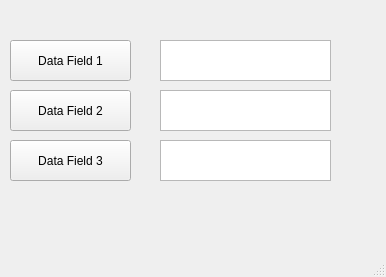
<?xml version="1.0" encoding="UTF-8"?>
<ui version="4.0">
 <class>MainWindow</class>
 <widget class="QMainWindow" name="MainWindow">
  <property name="geometry">
   <rect>
    <x>0</x>
    <y>0</y>
    <width>386</width>
    <height>277</height>
   </rect>
  </property>
  <property name="windowTitle">
   <string>MainWindow</string>
  </property>
  <widget class="QWidget" name="centralwidget">
   <widget class="QTextEdit" name="txtData1">
    <property name="geometry">
     <rect>
      <x>160</x>
      <y>40</y>
      <width>171</width>
      <height>41</height>
     </rect>
    </property>
    <property name="font">
     <font>
      <pointsize>14</pointsize>
     </font>
    </property>
   </widget>
   <widget class="QPushButton" name="btnField1">
    <property name="geometry">
     <rect>
      <x>10</x>
      <y>40</y>
      <width>121</width>
      <height>41</height>
     </rect>
    </property>
    <property name="text">
     <string>Data Field 1</string>
    </property>
   </widget>
   <widget class="QPushButton" name="btnField2">
    <property name="geometry">
     <rect>
      <x>10</x>
      <y>90</y>
      <width>121</width>
      <height>41</height>
     </rect>
    </property>
    <property name="text">
     <string>Data Field 2</string>
    </property>
   </widget>
   <widget class="QTextEdit" name="txtData2">
    <property name="geometry">
     <rect>
      <x>160</x>
      <y>90</y>
      <width>171</width>
      <height>41</height>
     </rect>
    </property>
    <property name="font">
     <font>
      <pointsize>14</pointsize>
     </font>
    </property>
   </widget>
   <widget class="QPushButton" name="btnField3">
    <property name="geometry">
     <rect>
      <x>10</x>
      <y>140</y>
      <width>121</width>
      <height>41</height>
     </rect>
    </property>
    <property name="text">
     <string>Data Field 3</string>
    </property>
   </widget>
   <widget class="QTextEdit" name="txtData3">
    <property name="geometry">
     <rect>
      <x>160</x>
      <y>140</y>
      <width>171</width>
      <height>41</height>
     </rect>
    </property>
    <property name="font">
     <font>
      <pointsize>14</pointsize>
     </font>
    </property>
   </widget>
  </widget>
  <widget class="QMenuBar" name="menubar">
   <property name="geometry">
    <rect>
     <x>0</x>
     <y>0</y>
     <width>386</width>
     <height>27</height>
    </rect>
   </property>
  </widget>
  <widget class="QStatusBar" name="statusbar"/>
 </widget>
 <resources/>
 <connections/>
</ui>
